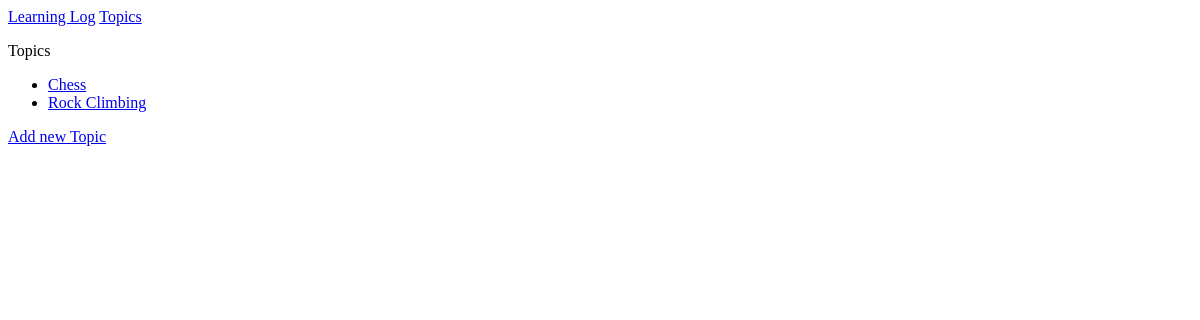
Before: /topics/ with the older database file.
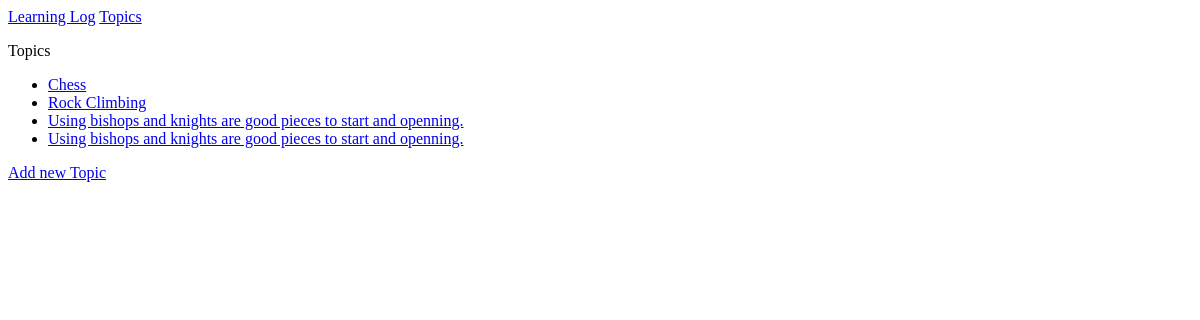
After: the same page with the newer database file.
### learning_logs/models.py (models this page shows)
class Topic(models.Model): # Topic the user is learning about
    text = models.CharField(max_length = 200)
    date_added = models.DateTimeField(auto_now_add = True)
    def __str__(self) -> str:
        return self.text

### learning_logs/views.py (the view)
# urls.py: path('topics/', views.topics, name='topics'),
def topics(request):
    topics = Topic.objects.order_by('date_added')
    context = {'topics': topics}
    return render(request, 'learning_logs/topics.html', context)

### learning_logs/templates/learning_logs/topics.html (shortened to what this page needs)
{% extends "learning_logs/base.html" %}
{% block content %}
<!DOCTYPE html>
<html lang="en">
<head>
</head>
<body>
    <p>Topics</p>
    <ul>
        {% for topic in topics %}
        <li>
            <a href="{% url 'learning_logs:topic' topic.id %}">{{topic}}</a>
        </li>
        {% empty %}
        <li>No topics added yat</li>
        {% endfor %}
    </ul>
    <a href="{% url 'learning_logs:new_topic' %}">Add new Topic</a>
</body>
</html>
{% endblock content %}

### learning_logs/templates/learning_logs/base.html
<p>
    <a href="{% url 'learning_logs:index' %}">Learning Log</a>
    <a href="{% url 'learning_logs:topics' %}">Topics</a>
</p>
{% block content %}{% endblock content %}

Changed rows visible on the page:
added Topic: text "Using bishops and knights are good pieces to start and openning."
added Topic: text "Using bishops and knights are good pieces to start and openning."
